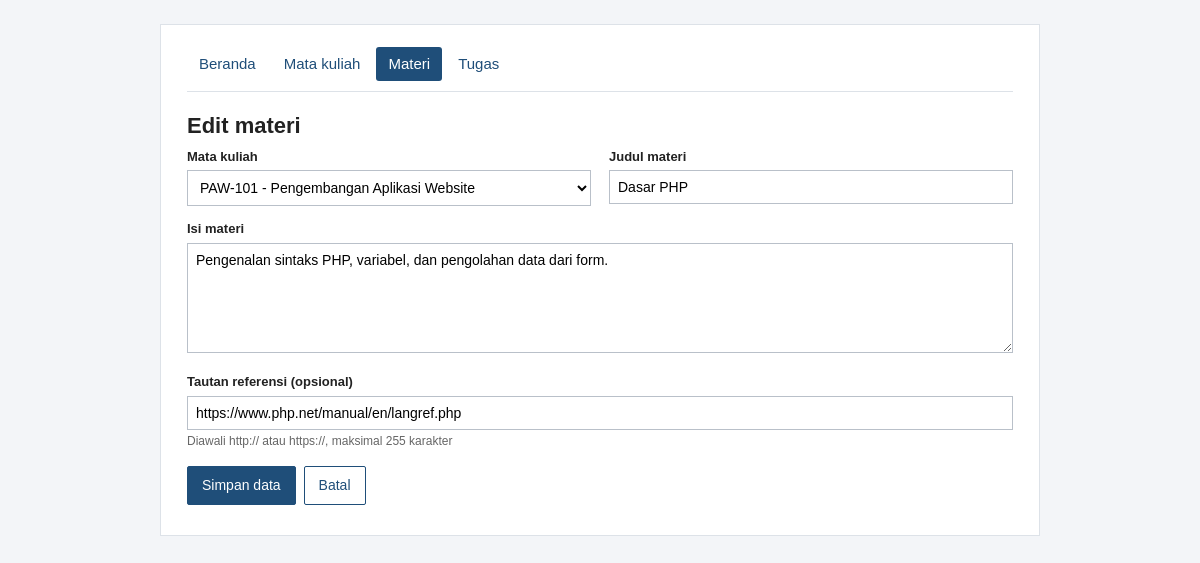
The page /edit_materi.php?id=1 on the database its author committed.
### tables this page shows
CREATE TABLE materi (
  id INT UNSIGNED AUTO_INCREMENT PRIMARY KEY,
  mata_kuliah_id INT UNSIGNED NOT NULL,
  judul VARCHAR(150) NOT NULL,
  isi TEXT NOT NULL,
  tautan VARCHAR(255) NULL,
  FOREIGN KEY (mata_kuliah_id)
    REFERENCES mata_kuliah(id) ON DELETE RESTRICT
);

### edit_materi.php (the view, shortened to what this page needs)
<?php
require 'koneksi.php';
$id = id_valid($_GET['id'] ?? null);
$lama = query_satu($conn, 'SELECT mata_kuliah_id, judul, isi, tautan FROM materi WHERE id = ?', 'i', [$id]);
$pilihan = daftar_pilihan_mk($conn);
$v = [
    'mata_kuliah_id' => (string)$lama['mata_kuliah_id'],
    'judul'          => $lama['judul'],
    'isi'            => $lama['isi'],
    'tautan'         => (string)($lama['tautan'] ?? ''),
];
$aksi = 'edit_materi.php?id=' . $id;
?>
<h1>Edit materi</h1>
<form method="post" action="<?= e($aksi) ?>" novalidate>
    <div class="grid">
        <div>
            <label for="mata_kuliah_id">Mata kuliah</label>
            <select id="mata_kuliah_id" name="mata_kuliah_id">
                <?= opsi_mk($pilihan, $v['mata_kuliah_id'], 'Pilih Mata kuliah') ?>
            </select>
        </div>
        <div>
            <label for="judul">Judul materi</label>
            <input type="text" id="judul" name="judul" value="<?= e($v['judul']) ?>">
        </div>
        <div class="lebar">
            <label for="isi">Isi materi</label>
            <textarea id="isi" name="isi"><?= e($v['isi']) ?></textarea>
        </div>
        <div class="lebar">
            <label for="tautan">Tautan referensi (opsional)</label>
            <input type="text" id="tautan" name="tautan" value="<?= e($v['tautan']) ?>">
            <div class="petunjuk">Diawali http:// atau https://, maksimal 255 karakter</div>
        </div>
    </div>
    <div class="aksi-form">
        <button type="submit">Simpan data</button>
        <a class="tombol batal" href="daftar_materi.php">Batal</a>
    </div>
</form>

### style.css (style rules this page uses)
* { box-sizing: border-box; }
body { margin: 0; background: #f3f5f8; color: #222; font-family: Arial, Helvetica, sans-serif; font-size: 15px; line-height: 1.45; }
h1 { font-size: 22px; margin: 0 0 6px; }
.tombol, button { display: inline-block; background: #1f4e79; color: #fff; border: 1px solid #1f4e79; padding: 8px 14px; font-size: 14px; text-decoration: none; cursor: pointer; border-radius: 2px; font-family: inherit; }
.tombol.batal { background: #fff; color: #1f4e79; }
input, select, textarea { width: 100%; padding: 8px; border: 1px solid #b9c0c9; font-size: 14px; font-family: inherit; background: #fff; }
textarea { min-height: 110px; resize: vertical; }
label { display: block; font-weight: bold; font-size: 13px; margin: 0 0 4px; }
.grid { display: grid; grid-template-columns: 1fr 1fr; gap: 14px 18px; }
.grid .lebar { grid-column: 1 / -1; }
.petunjuk { color: #666; font-size: 12px; margin-top: 3px; }
.aksi-form { margin-top: 16px; display: flex; gap: 8px; }

### rows shown on the page
materi: judul "Dasar PHP", isi "Pengenalan sintaks PHP, variabel, dan pengolahan data dari form.", tautan "https://www.php.net/manual/en/langref.php"

### other values the page prints
$label "Beranda"
$label "Mata kuliah"
$label "Materi"
$label "Tugas"
form field mata_kuliah_id "PAW-101 - Pengembangan Aplikasi Website"
